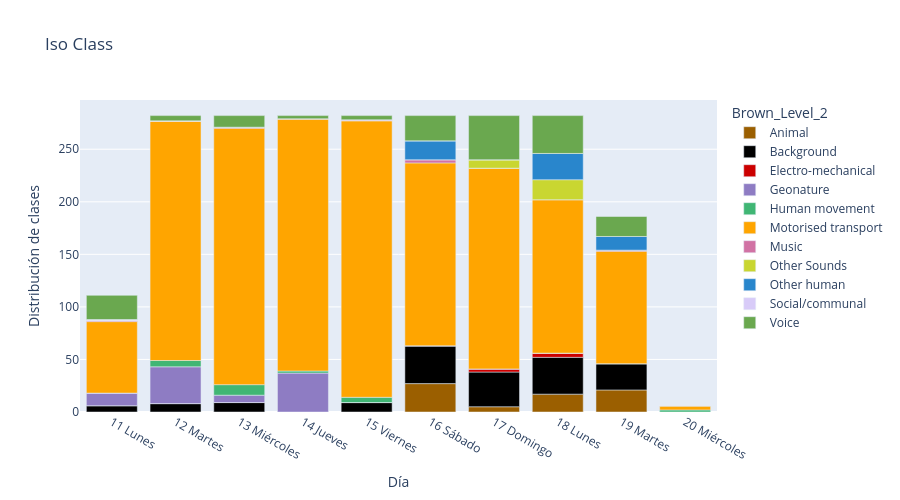

Notebook cell for this chart:
### Code cell
dfg = df_explode.groupby(['Brown_Level_2','Día']).count().reset_index()
px.bar(
    dfg, 
    x='Día',
    y='Distribución de clases',
    color='Brown_Level_2',
    title='Iso Class',
    color_discrete_sequence=px.colors.qualitative.Alphabet, 
    color_discrete_map=COLLOR_PALLET, 
    height=500)

### Figure 1 — Plotly figure (JSON) as saved in the notebook; plotly's stock layout.template omitted (floating-point values rounded to 4 significant figures)
{"data": [{"alignmentgroup": "True", "hovertemplate": "Brown_Level_2=Animal<br>Día=%{x}<br>Distribución de clases=%{y}<extra></extra>", "legendgroup": "Animal", "marker": {"color": "#9b5f00", "pattern": {"shape": ""}}, "name": "Animal", "offsetgroup": "Animal", "orientation": "v", "showlegend": true, "textposition": "auto", "type": "bar", "x": ["11 Lunes", "12 Martes", "13 Miércoles", "14 Jueves", "15 Viernes", "16 Sábado", "17 Domingo", "18 Lunes", "19 Martes", "20 Miércoles"], "xaxis": "x", "y": [0, 0, 0, 0, 0, 27, 5, 17, 21, 0], "yaxis": "y"}, {"alignmentgroup": "True", "hovertemplate": "Brown_Level_2=Background<br>Día=%{x}<br>Distribución de clases=%{y}<extra></extra>", "legendgroup": "Background", "marker": {"color": "#000000", "pattern": {"shape": ""}}, "name": "Background", "offsetgroup": "Background", "orientation": "v", "showlegend": true, "textposition": "auto", "type": "bar", "x": ["11 Lunes", "12 Martes", "13 Miércoles", "14 Jueves", "15 Viernes", "16 Sábado", "17 Domingo", "18 Lunes", "19 Martes", "20 Miércoles"], "xaxis": "x", "y": [6, 8, 9, 0, 9, 36, 33, 35, 25, 0], "yaxis": "y"}, {"alignmentgroup": "True", "hovertemplate": "Brown_Level_2=Electro-mechanical<br>Día=%{x}<br>Distribución de clases=%{y}<extra></extra>", "legendgroup": "Electro-mechanical", "marker": {"color": "#cc0000", "pattern": {"shape": ""}}, "name": "Electro-mechanical", "offsetgroup": "Electro-mechanical", "orientation": "v", "showlegend": true, "textposition": "auto", "type": "bar", "x": ["11 Lunes", "12 Martes", "13 Miércoles", "14 Jueves", "15 Viernes", "16 Sábado", "17 Domingo", "18 Lunes", "19 Martes", "20 Miércoles"], "xaxis": "x", "y": [0, 0, 0, 0, 0, 0, 3, 4, 0, 0], "yaxis": "y"}, {"alignmentgroup": "True", "hovertemplate": "Brown_Level_2=Geonature<br>Día=%{x}<br>Distribución de clases=%{y}<extra></extra>", "legendgroup": "Geonature", "marker": {"color": "#8e7cc3", "pattern": {"shape": ""}}, "name": "Geonature", "offsetgroup": "Geonature", "orientation": "v", "showlegend": true, "textposition": "auto", "type": "bar", "x": ["11 Lunes", "12 Martes", "13 Miércoles", "14 Jueves", "15 Viernes", "16 Sábado", "17 Domingo", "18 Lunes", "19 Martes", "20 Miércoles"], "xaxis": "x", "y": [12, 35, 7, 37, 0, 0, 0, 0, 0, 0], "yaxis": "y"}, {"alignmentgroup": "True", "hovertemplate": "Brown_Level_2=Human movement<br>Día=%{x}<br>Distribución de clases=%{y}<extra></extra>", "legendgroup": "Human movement", "marker": {"color": "#40b674", "pattern": {"shape": ""}}, "name": "Human movement", "offsetgroup": "Human movement", "orientation": "v", "showlegend": true, "textposition": "auto", "type": "bar", "x": ["11 Lunes", "12 Martes", "13 Miércoles", "14 Jueves", "15 Viernes", "16 Sábado", "17 Domingo", "18 Lunes", "19 Martes", "20 Miércoles"], "xaxis": "x", "y": [0, 6, 10, 2, 5, 0, 0, 0, 0, 2], "yaxis": "y"}, {"alignmentgroup": "True", "hovertemplate": "Brown_Level_2=Motorised transport<br>Día=%{x}<br>Distribución de clases=%{y}<extra></extra>", "legendgroup": "Motorised transport", "marker": {"color": "#ffa500", "pattern": {"shape": ""}}, "name": "Motorised transport", "offsetgroup": "Motorised transport", "orientation": "v", "showlegend": true, "textposition": "auto", "type": "bar", "x": ["11 Lunes", "12 Martes", "13 Miércoles", "14 Jueves", "15 Viernes", "16 Sábado", "17 Domingo", "18 Lunes", "19 Martes", "20 Miércoles"], "xaxis": "x", "y": [68, 228, 244, 240, 263, 174, 191, 146, 107, 4], "yaxis": "y"}, {"alignmentgroup": "True", "hovertemplate": "Brown_Level_2=Music<br>Día=%{x}<br>Distribución de clases=%{y}<extra></extra>", "legendgroup": "Music", "marker": {"color": "#d172a4", "pattern": {"shape": ""}}, "name": "Music", "offsetgroup": "Music", "orientation": "v", "showlegend": true, "textposition": "auto", "type": "bar", "x": ["11 Lunes", "12 Martes", "13 Miércoles", "14 Jueves", "15 Viernes", "16 Sábado", "17 Domingo", "18 Lunes", "19 Martes", "20 Miércoles"], "xaxis": "x", "y": [1, 0, 1, 0, 1, 3, 0, 0, 1, 0], "yaxis": "y"}, {"alignmentgroup": "True", "hovertemplate": "Brown_Level_2=Other Sounds<br>Día=%{x}<br>Distribución de clases=%{y}<extra></extra>", "legendgroup": "Other Sounds", "marker": {"color": "#c9d631", "pattern": {"shape": ""}}, "name": "Other Sounds", "offsetgroup": "Other Sounds", "orientation": "v", "showlegend": true, "textposition": "auto", "type": "bar", "x": ["11 Lunes", "12 Martes", "13 Miércoles", "14 Jueves", "15 Viernes", "16 Sábado", "17 Domingo", "18 Lunes", "19 Martes", "20 Miércoles"], "xaxis": "x", "y": [0, 0, 0, 0, 0, 0, 8, 19, 0, 0], "yaxis": "y"}, {"alignmentgroup": "True", "hovertemplate": "Brown_Level_2=Other human<br>Día=%{x}<br>Distribución de clases=%{y}<extra></extra>", "legendgroup": "Other human", "marker": {"color": "#2986cc", "pattern": {"shape": ""}}, "name": "Other human", "offsetgroup": "Other human", "orientation": "v", "showlegend": true, "textposition": "auto", "type": "bar", "x": ["11 Lunes", "12 Martes", "13 Miércoles", "14 Jueves", "15 Viernes", "16 Sábado", "17 Domingo", "18 Lunes", "19 Martes", "20 Miércoles"], "xaxis": "x", "y": [0, 0, 0, 0, 0, 18, 0, 25, 13, 0], "yaxis": "y"}, {"alignmentgroup": "True", "hovertemplate": "Brown_Level_2=Social/communal<br>Día=%{x}<br>Distribución de clases=%{y}<extra></extra>", "legendgroup": "Social/communal", "marker": {"color": "#d8cbf8", "pattern": {"shape": ""}}, "name": "Social/communal", "offsetgroup": "Social/communal", "orientation": "v", "showlegend": true, "textposition": "auto", "type": "bar", "x": ["11 Lunes", "12 Martes", "13 Miércoles", "14 Jueves", "15 Viernes", "16 Sábado", "17 Domingo", "18 Lunes", "19 Martes", "20 Miércoles"], "xaxis": "x", "y": [1, 0, 0, 0, 0, 0, 0, 0, 0, 0], "yaxis": "y"}, {"alignmentgroup": "True", "hovertemplate": "Brown_Level_2=Voice<br>Día=%{x}<br>Distribución de clases=%{y}<extra></extra>", "legendgroup": "Voice", "marker": {"color": "#6aa84f", "pattern": {"shape": ""}}, "name": "Voice", "offsetgroup": "Voice", "orientation": "v", "showlegend": true, "textposition": "auto", "type": "bar", "x": ["11 Lunes", "12 Martes", "13 Miércoles", "14 Jueves", "15 Viernes", "16 Sábado", "17 Domingo", "18 Lunes", "19 Martes", "20 Miércoles"], "xaxis": "x", "y": [23, 5, 11, 3, 4, 24, 42, 36, 19, 0], "yaxis": "y"}], "layout": {"barmode": "relative", "height": 500, "legend": {"title": {"text": "Brown_Level_2"}, "tracegroupgap": 0}, "title": {"text": "Iso Class"}, "xaxis": {"anchor": "y", "domain": [0, 1], "title": {"text": "Día"}}, "yaxis": {"anchor": "x", "domain": [0, 1], "title": {"text": "Distribución de clases"}}}}
